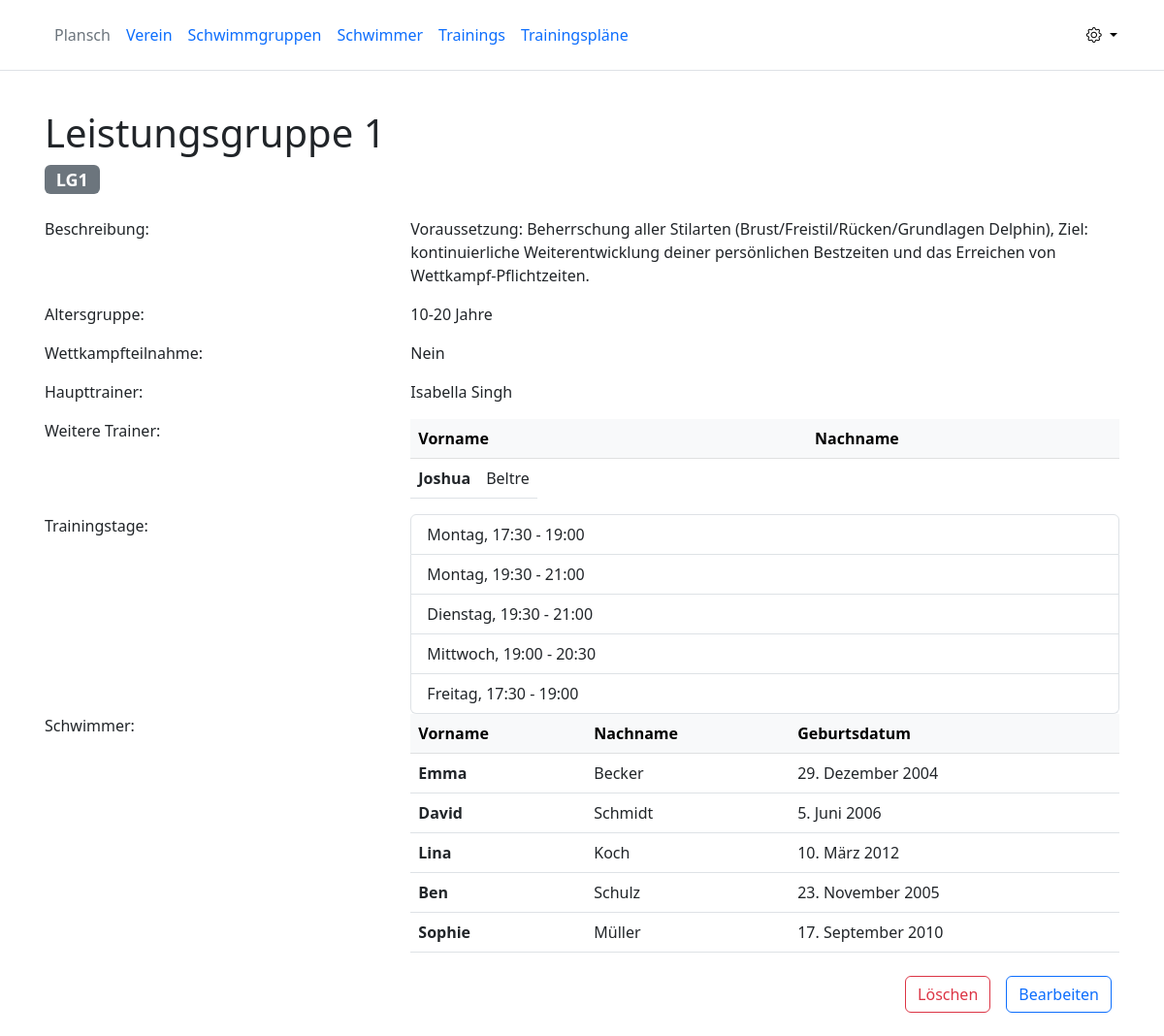
Screenshot of /swimmgroup/2/ (signed in) with the database file from the repository.
### club/models.py (models this page shows, shortened)
class SwimmGroup(models.Model):
    short_name = models.CharField(max_length=200, unique=True, verbose_name='Kürzel')
    name = models.CharField(max_length=200, verbose_name='Name')
    description = models.CharField(max_length=500, verbose_name='Beschreibung')
    age_group = models.CharField(max_length=200, verbose_name='Altergruppe')
    competition_participation = models.BooleanField(default=False, verbose_name='Wettkampfteilnahme')
    main_trainer = models.ForeignKey(Trainer, on_delete=models.PROTECT, related_name='main_trainer', verbose_name='Haupttrainer')
    trainer = models.ManyToManyField(Trainer, related_name='trainer', blank=True, verbose_name='Zusätzliche Trainer')

class Trainer(models.Model):
    CHOICES = (
        ('Keine', 'Keine'),
        ('Junior-Trainer', 'Junior-Trainer'),
        ('Trainerassistent', 'Trainerassistent'),
        ('C-Trainer', 'C-Trainer'),
        ('B-Trainer', 'B-Trainer'),
    )
    user = models.OneToOneField(User, on_delete=models.SET_NULL, verbose_name='User', null=True)
    birth_date = models.DateField(blank=True, null=True, verbose_name='Geburtstag')
    education = models.CharField(max_length=200, choices=CHOICES, verbose_name='Status')
    expiry_date_first_aid = models.DateField(verbose_name='Ablaufdatum Erste Hilfe')
    expiry_date_lifeguard = models.DateField(verbose_name='Ablaufdatum Rettungsschwimmer')
    def __str__(self):
        return f'{self.user.first_name} {self.user.last_name}'

class TrainingsDay(models.Model):
    swimm_group = models.ForeignKey(
        SwimmGroup, on_delete=models.CASCADE
    )
    date = models.DateField(verbose_name='Datum')
    start_time = models.TimeField(verbose_name='Startzeit')
    end_time = models.TimeField(verbose_name='Endzeit')

class Swimmer(models.Model):
    dsv_id = models.CharField(max_length=200, unique=True, primary_key=True, verbose_name='DSV-ID')
    first_name = models.CharField(max_length=200, verbose_name='Vorname')
    last_name = models.CharField(max_length=200, verbose_name='Nachname')
    birth_date = models.DateField(verbose_name='Geburtstag')
    attest = models.DateField(blank=True, null=True, verbose_name='Datum Attestausstellung')
    email = models.EmailField(verbose_name='Email')
    group = models.ForeignKey(SwimmGroup, on_delete=models.PROTECT, verbose_name='Schwimmgruppe')

### club/views.py (the view)
# urls.py: path('swimmgroup/<int:id>/', SwimmGroupDetail.as_view(), name='swimmgroup-detail'),
class SwimmGroupDetail(PermissionRequiredMixin, DetailView):
    permission_required = "club.view_swimmgroup"
    model = SwimmGroup
    def get_object(self, queryset=None):
        object = SwimmGroup.objects.get(id=self.kwargs.get('id'))
        return object
    def get_context_data(self, **kwargs):
        context = super().get_context_data(**kwargs)
        context['swimmer_data'] = Swimmer.objects.filter(group=context['object'])
        context['trainings_days'] = TrainingsDay.objects.filter(swimm_group=context['object'])
        return context

### club/templatetags/club_tags.py (called while the page is built)
@register.filter(name='own_date')
def own_date(date, format):
    translation.activate('de')
    return date_format(date, format)

### club/templates/club/swimmgroup_detail.html
{% extends "club/base.html" %}
{% load club_tags %}
{% block content %}
    <h1 class="h1">{{ object.name }}</h1>
    <h4><span class="badge text-bg-secondary">{{ object.short_name }}</span></h4>
    <div class="container px-0 pt-3">
        <div class="row">
            <div class="col-4">
                <p> Beschreibung: </p>
            </div>
            <div class="col-8">
                <p> {{ object.description }}</p>
            </div>
        </div>
        <div class="row">
            <div class="col-4">
                <p> Altersgruppe: </p>
            </div>
            <div class="col-8">
                <p> {{ object.age_group }}</p>
            </div>
        </div>
        <div class="row">
            <div class="col-4">
                <p> Wettkampfteilnahme: </p>
            </div>
            <div class="col-8">
                {% if object.competition_participation %}
                    <p> Ja </p>
                {% else %}
                    <p> Nein </p>
                {% endif %}
            </div>
        </div>
        <div class="row">
            <div class="col-4">
                <p> Haupttrainer: </p>
            </div>
            <div class="col-8">
                <p> {{ object.main_trainer }} </p>
            </div>
        </div>
        {% if object.trainer.exists %}
            <div class="row">
                <div class="col-4">
                    <p> Weitere Trainer: </p>
                </div>
                <div class="col-8">
                    <table class="table table-hover">
                        <thead class="table-light">
                        <tr>
                            <th scope="col"> Vorname</th>
                            <th scope="col"> Nachname</th>
                        </tr>
                        </thead>
                        <tbody>
                        {% for trainer in object.trainer.all %}
                            <tr type="button"
                                onclick="javascript:location.href='{% url 'trainer-detail' trainer.user.username %}'">
                                <th scope="row"> {{ trainer.user.first_name }}</th>
                                <td>{{ trainer.user.last_name }}</td>
                            </tr>
                        {% endfor %}
                        </tbody>
                    </table>
                </div>
            </div>
        {% endif %}
        <div class="row">
            <div class="col-4">
                <p> Trainingstage: </p>
            </div>
            <div class="col-8">
                <ul class="list-group">
                    {% for training_day in trainings_days %}
                        <li class="list-group-item">{{ training_day.date|own_date:"l" }}, {{ training_day.start_time|date:"H:i" }}
                            - {{ training_day.end_time|date:"H:i" }}</li>
                    {% endfor %}
                </ul>
            </div>
        </div>
        <div class="row">
            <div class="col-4">
                <p> Schwimmer: </p>
            </div>
            <div class="col-8 table-responsive" style="overflow-y: auto; max-height: 350px">
                <table class="table table-hover">
                    <thead class="table-light">
                    <tr>
                        <th scope="col"> Vorname</th>
                        <th scope="col"> Nachname</th>
                        <th scope="col"> Geburtsdatum</th>
                    </tr>
                    </thead>
                    <tbody>
                    {% for swimmer in swimmer_data %}
                        <tr style="cursor: pointer"
                            onclick="javascript:location.href='{% url 'swimmer-detail' swimmer.dsv_id %}'">
                            <th scope="row"> {{ swimmer.first_name }}</th>
                            <td>{{ swimmer.last_name }}</td>
                            <td>{{ swimmer.birth_date }}</td>
                        </tr>
                    {% endfor %}
                    </tbody>
                </table>
            </div>
        </div>
        <div class="d-flex flex-row-reverse">
            {% if perms.club.change_swimmgroup %}
                <div class="p-2">
                    <button type="button" class="btn btn-outline-primary"
                            onclick="location.href='{% url 'swimmgroup-update' object.id %}'">
                        Bearbeiten
                    </button>
                </div>
            {% endif %}
            {% if perms.club.delete_swimmgroup %}
                <div class="p-2">
                    <button type="button" class="btn btn-outline-danger"
                            onclick="location.href='{% url 'swimmgroup-delete' object.id %}'">
                        Löschen
                    </button>
                </div>
            {% endif %}
        </div>
    </div>
{% endblock content %}

### rows the page displays
SwimmGroup: name "Leistungsgruppe 1", short_name "LG1", description "Voraussetzung: Beherrschung aller Stilarten (Brust/Freistil/Rücken/Grundlagen Delphin), Ziel: kontinuierliche Weiterentwicklung deiner persönlichen Bestzeiten und das Erreichen von Wettkampf-Pflichtzeiten.", age_group "10-20 Jahre", main_trainer "Isabella Singh"
Trainer: user.first_name "Joshua", user.last_name "Beltre"
TrainingsDay: date|own_date "Montag", start_time "17:30", end_time "19:00"
TrainingsDay: date|own_date "Montag", start_time "19:30", end_time "21:00"
TrainingsDay: date|own_date "Dienstag", start_time "19:30", end_time "21:00"
TrainingsDay: date|own_date "Mittwoch", start_time "19:00", end_time "20:30"
TrainingsDay: date|own_date "Freitag", start_time "17:30", end_time "19:00"
Swimmer: first_name "Emma", last_name "Becker", birth_date "29. Dezember 2004"
Swimmer: first_name "David", last_name "Schmidt", birth_date "5. Juni 2006"
Swimmer: first_name "Lina", last_name "Koch", birth_date "10. März 2012"
Swimmer: first_name "Ben", last_name "Schulz", birth_date "23. November 2005"
Swimmer: first_name "Sophie", last_name "Müller", birth_date "17. September 2010"
